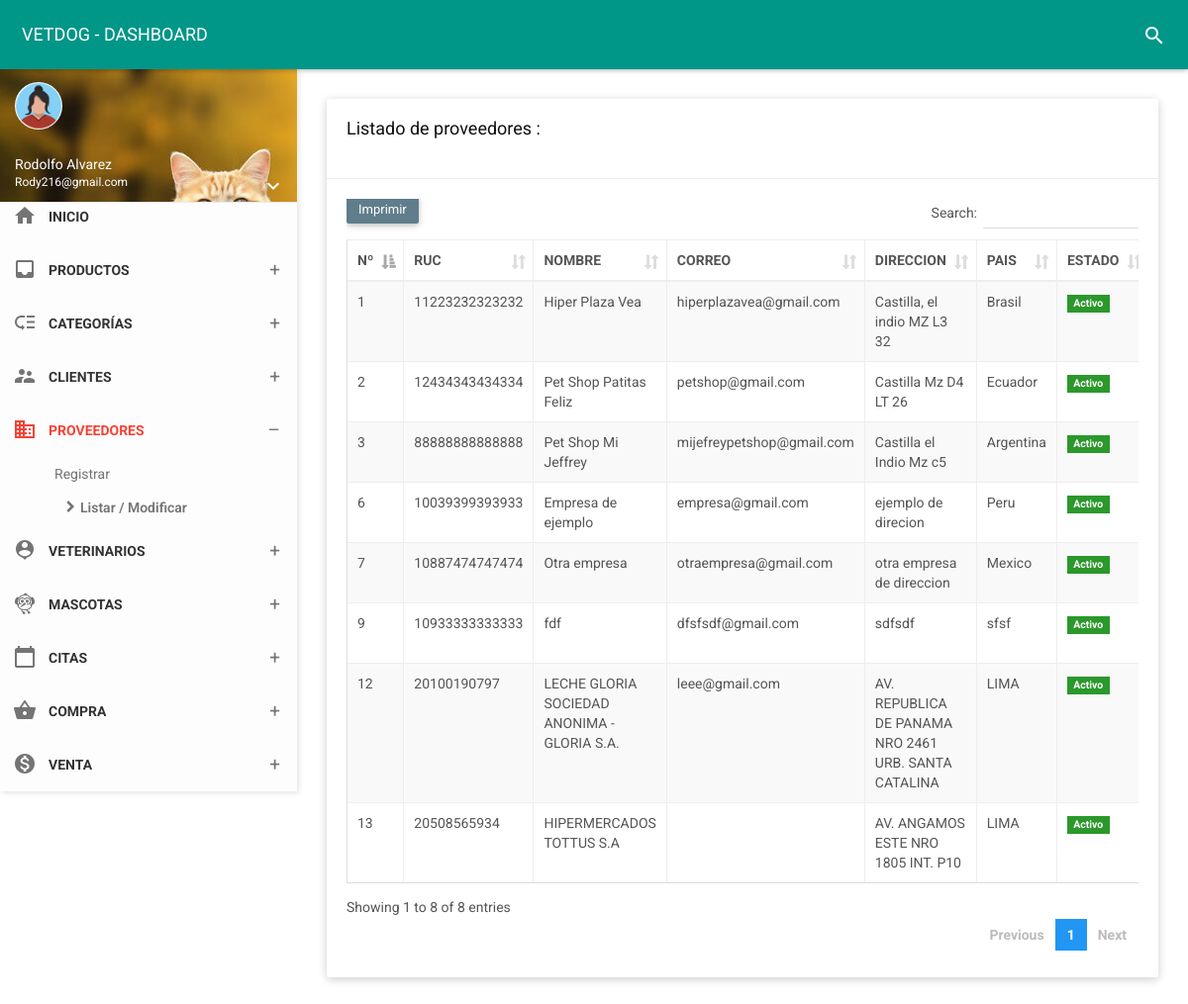
The page /folder/proveedores.php (signed in) on the database its author committed.
### tables this page shows
CREATE TABLE `supplier` (
  `id_prove` int(11) NOT NULL,
  `nomprove` varchar(255) NOT NULL,
  `ruc` char(14) NOT NULL,
  `direcc` varchar(200) NOT NULL,
  `pais` varchar(50) NOT NULL,
  `tele` char(12) NOT NULL,
  `corre` varchar(35) NOT NULL,
  `estado` char(1) NOT NULL,
  `fere` timestamp NOT NULL DEFAULT current_timestamp() ON UPDATE current_timestamp()
);

### controlador/suppliercontrolador.php (called while the page is built, shortened)
<?php
require_once '../modelo/modelosupplier.php';
class suppliercontrolador{
    function mostrar(){
        $supplier=new Modelo();
        $dato=$supplier->mostrar("supplier", "1");
        require_once '../vista/proveedores/mostrar.php';
    }
    }

### modelo/modelosupplier.php (called while the page is built, shortened)
<?php
class Modelo{
  private $supplier;
  private $db;
  public function __construct(){
      $this->supplier=array();
      $this->db=new PDO('mysql:host=localhost;dbname=vetdog',"root","");
  }
  public function mostrar($tabla,$condicion){
      $consulta="SELECT * FROM supplier";
      $resultado=$this->db->query($consulta);
      while ($tabla=$resultado->fetchAll(PDO::FETCH_ASSOC)) {
          $this->supplier[]=$tabla;
      }
      return $this->supplier;
    }
}
 ?>

### vista/proveedores/mostrar.php (the view, shortened to what this page needs)
<!DOCTYPE html>
<html>
<head>
    <link href="../assets/plugins/bootstrap/css/bootstrap.css" rel="stylesheet">
    <link href="../assets/plugins/node-waves/waves.css" rel="stylesheet" />
    <link href="../assets/plugins/animate-css/animate.css" rel="stylesheet" />
    <link href="../assets/plugins/jquery-datatable/skin/bootstrap/css/dataTables.bootstrap.css" rel="stylesheet">
    <link href="../css/style.css" rel="stylesheet">
    <link href="../assets/css/themes/all-themes.css" rel="stylesheet" />
</head>
<body class="theme-red">
    <nav class="navbar">
        <div class="container-fluid">
            <div class="navbar-header">
                <a class="navbar-brand" href="../vista/panel-admin/administrador"> VETDOG - DASHBOARD </a>
            </div>
            <div class="collapse navbar-collapse" id="navbar-collapse">
                <ul class="nav navbar-nav navbar-right">
                    <li><a href="javascript:void(0);" class="js-search" data-close="true"><i class="material-icons">search</i></a></li>
                </ul>
            </div>
        </div>
    </nav>
    <section>
        <aside id="leftsidebar" class="sidebar">
            <div class="user-info">
                <div class="image">
                    <img src="../assets/img/mujerico.png" width="48" height="48" alt="User" />
                </div>
                <div class="info-container">
                    <div class="name" data-toggle="dropdown" aria-haspopup="true" aria-expanded="false"><?php echo ucfirst($_SESSION['nombre']); ?></div>
                    <div class="email"><?php echo ucfirst($_SESSION['correo']); ?></div>
                    <div class="btn-group user-helper-dropdown">
                        <i class="material-icons" data-toggle="dropdown" aria-haspopup="true" aria-expanded="true">keyboard_arrow_down</i>
                    </div>
                </div>
            </div>
            <div class="menu">
                <ul class="list">
                    <li>
                        <a href="../vista/panel-admin/administrador">
                            <i class="material-icons">home</i>
                            <span>INICIO</span>
                        </a>
                    </li>
                    <li>
                        <a href="javascript:void(0);" class="menu-toggle">
                            <i class="material-icons">inbox</i>
                            <span>PRODUCTOS</span>
                        </a>
                    </li>
                    <li>
                        <a href="javascript:void(0);" class="menu-toggle">
                            <i class="material-icons">low_priority</i>
                            <span>CATEGORÍAS</span>
                        </a>
                    </li>
                    <li>
                        <a href="javascript:void(0);" class="menu-toggle">
                            <i class="material-icons">supervisor_account</i>
                            <span>CLIENTES</span>
                        </a>
                    </li>
                    <li class="active">
                        <a href="javascript:void(0);" class="menu-toggle">
                            <i class="material-icons">business</i>
                            <span>PROVEEDORES</span>
                        </a>
                        <ul class="ml-menu">
                            <li>
                                <a href="../vista/proveedores/nuevo">Registrar</a>
                            </li>
                            <li class="active">
                                <a href="proveedores">Listar / Modificar</a>
                            </li>
                        </ul>
                    </li>
                    <li>
                        <a href="javascript:void(0);" class="menu-toggle">
                            <i class="material-icons">person_pin</i>
                            <span>VETERINARIOS</span>
                        </a>
                    </li>
                    <li>
                        <a href="javascript:void(0);" class="menu-toggle">
                            <i class="material-icons">flutter_dash</i>
                            <span>MASCOTAS</span>
                        </a>
</li>
                    <li>
                        <a href="javascript:void(0);" class="menu-toggle">
                            <i class="material-icons">calendar_today</i>
                            <span>CITAS</span>
                        </a>
    </li>
    <li>
                        <a href="javascript:void(0);" class="menu-toggle">
                            <i class="material-icons">shopping_basket</i>
                            <span>COMPRA</span>
                        </a>
    </li>
<li>
                        <a href="javascript:void(0);" class="menu-toggle">
                            <i class="material-icons">monetization_on</i>
                            <span>VENTA</span>
                        </a>
    </li>
    </section>
    <section class="content">
        <div class="container-fluid">
            <div class="row clearfix">
                <div class="col-lg-12 col-md-12 col-sm-12 col-xs-12">
                    <div class="card">
                        <div class="header">
                            <h2>
                                Listado de proveedores :
                            </h2><br>
                        </div>
                        <div class="body">
                            <div class="table-responsive">
                                <table class="table table-bordered table-striped table-hover dataTable js-exportable">
                                    <thead>
                                        <tr>
                                        <th>Nº</th>
                                        <th>RUC</th>
                                        <th>NOMBRE</th>
                                        <th>CORREO</th>
                                        <th>DIRECCION</th>
                                        <th>PAIS</th>
                                        <th>ESTADO</th>
                                    </tr>
                                    </thead>
                                    <tbody>
                                       <?php
                          foreach ($dato as $key => $value){
                              foreach ($value as $va) { ?>
                                        <tr>
            <td><?php echo $va['id_prove'];?></td>
            <td><?php echo $va['ruc'];?></td>
            <td><?php echo $va['nomprove'];?></td>
            <td><?php echo $va['corre'];?></td>
            <td><?php echo $va['direcc'];?></td>
            <td><?php echo $va['pais'];?></td>
<td><?php
                if($va['estado']==1)  { ?>
                <form  method="get" action="javascript:activo('<?php echo $va['id_prove']; ?>')">
                    <span class="label label-success">Activo</span>
                </form>
                <?php  }   else {?>
                    <form  method="get" action="javascript:inactivo('<?php echo $va['id_prove']; ?>')">
                        <button type="submit" class="btn btn-danger btn-xs">Inactivo</button>
                     </form>
                        <?php  } ?></td>
                                        </tr>
                            <?php
                              }
                              }
                              ?>
                                    </tbody>
                                </table>
                            </div>
                        </div>
                    </div>
                </div>
            </div>
        </div>
    </section>
</body>
</html>

### assets/css/themes/all-themes.css (style rules this page uses)
.theme-red .navbar-brand { color: #fff; }
.theme-red .nav > li > a { color: #fff; }
.theme-red .sidebar .menu .list li.active { background-color: transparent; }
.theme-red .sidebar .menu .list li.active > :first-child i, .theme-red .sidebar .menu .list li.active > :first-child span { color: #F44336; }
.theme-red .sidebar .menu .list .toggled { background-color: transparent; }
.theme-red .sidebar .menu .list .ml-menu { background-color: transparent; }

### rows shown on the page
supplier: id_prove "1", ruc "11223232323232", nomprove "Hiper Plaza Vea", corre "hiperplazavea@gmail.com", direcc "Castilla, el indio MZ L3 32", pais "Brasil"
supplier: id_prove "2", ruc "12434343434334", nomprove "Pet Shop Patitas Feliz", corre "petshop@gmail.com", direcc "Castilla Mz D4 LT 26", pais "Ecuador"
supplier: id_prove "3", ruc "88888888888888", nomprove "Pet Shop Mi Jeffrey", corre "mijefreypetshop@gmail.com", direcc "Castilla el Indio Mz c5", pais "Argentina"
supplier: id_prove "6", ruc "10039399393933", nomprove "Empresa de ejemplo", corre "empresa@gmail.com", direcc "ejemplo de direcion", pais "Peru"
supplier: id_prove "7", ruc "10887474747474", nomprove "Otra empresa", corre "otraempresa@gmail.com", direcc "otra empresa de direccion", pais "Mexico"
supplier: id_prove "9", ruc "10933333333333", nomprove "fdf", corre "dfsfsdf@gmail.com", direcc "sdfsdf", pais "sfsf"
supplier: id_prove "12", ruc "20100190797", nomprove "LECHE GLORIA SOCIEDAD ANONIMA - GLORIA S.A.", corre "leee@gmail.com", direcc "AV. REPUBLICA DE PANAMA NRO 2461 URB. SANTA CATALINA", pais "LIMA"
supplier: id_prove "13", ruc "20508565934", nomprove "HIPERMERCADOS TOTTUS S.A", direcc "AV. ANGAMOS ESTE NRO 1805 INT. P10", pais "LIMA"

### other values the page prints
$_SESSION['nombre'] "Rodolfo Alvarez"
$_SESSION['correo'] "Rody216@gmail.com"
